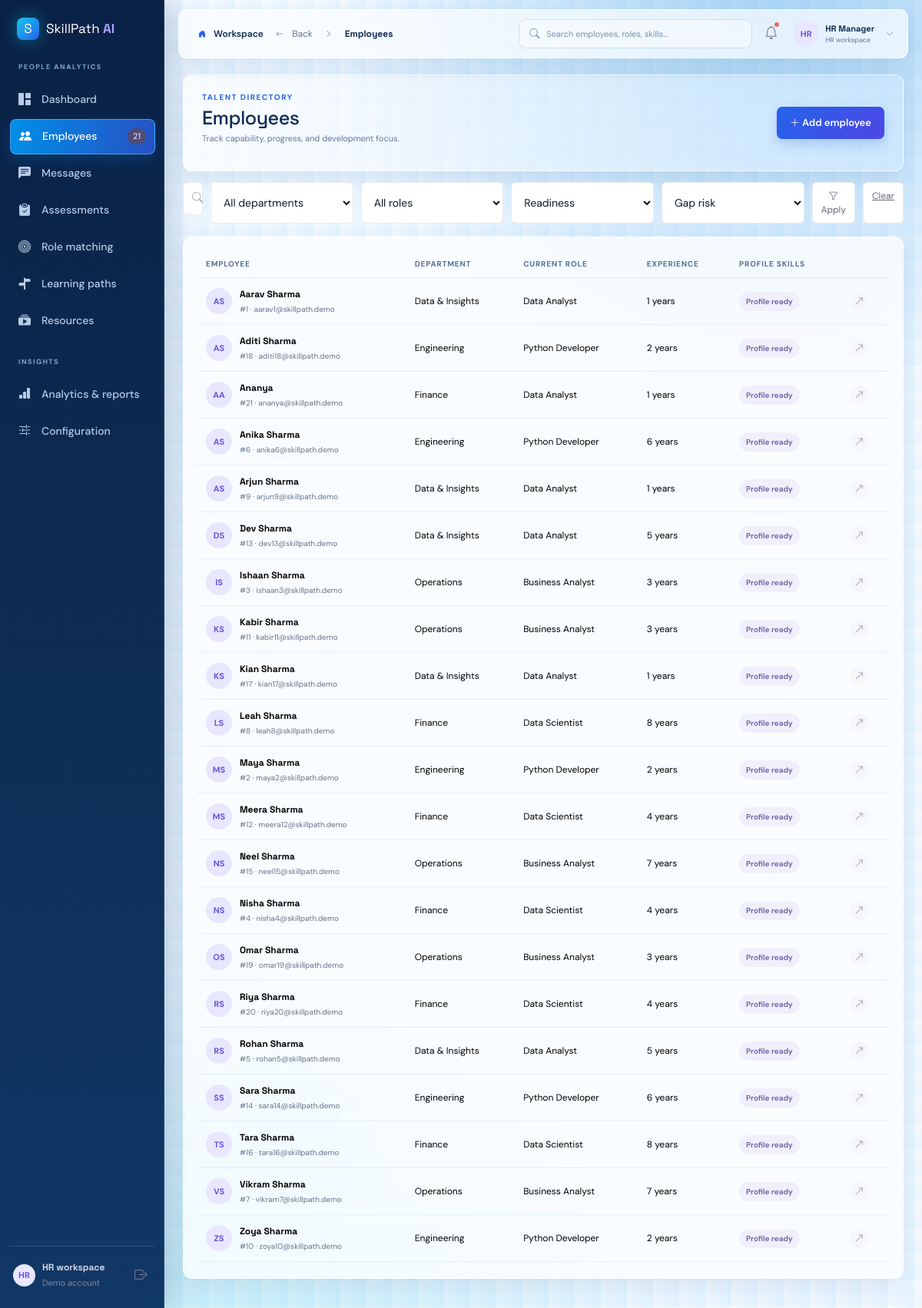
Page /employees on the earlier database version.
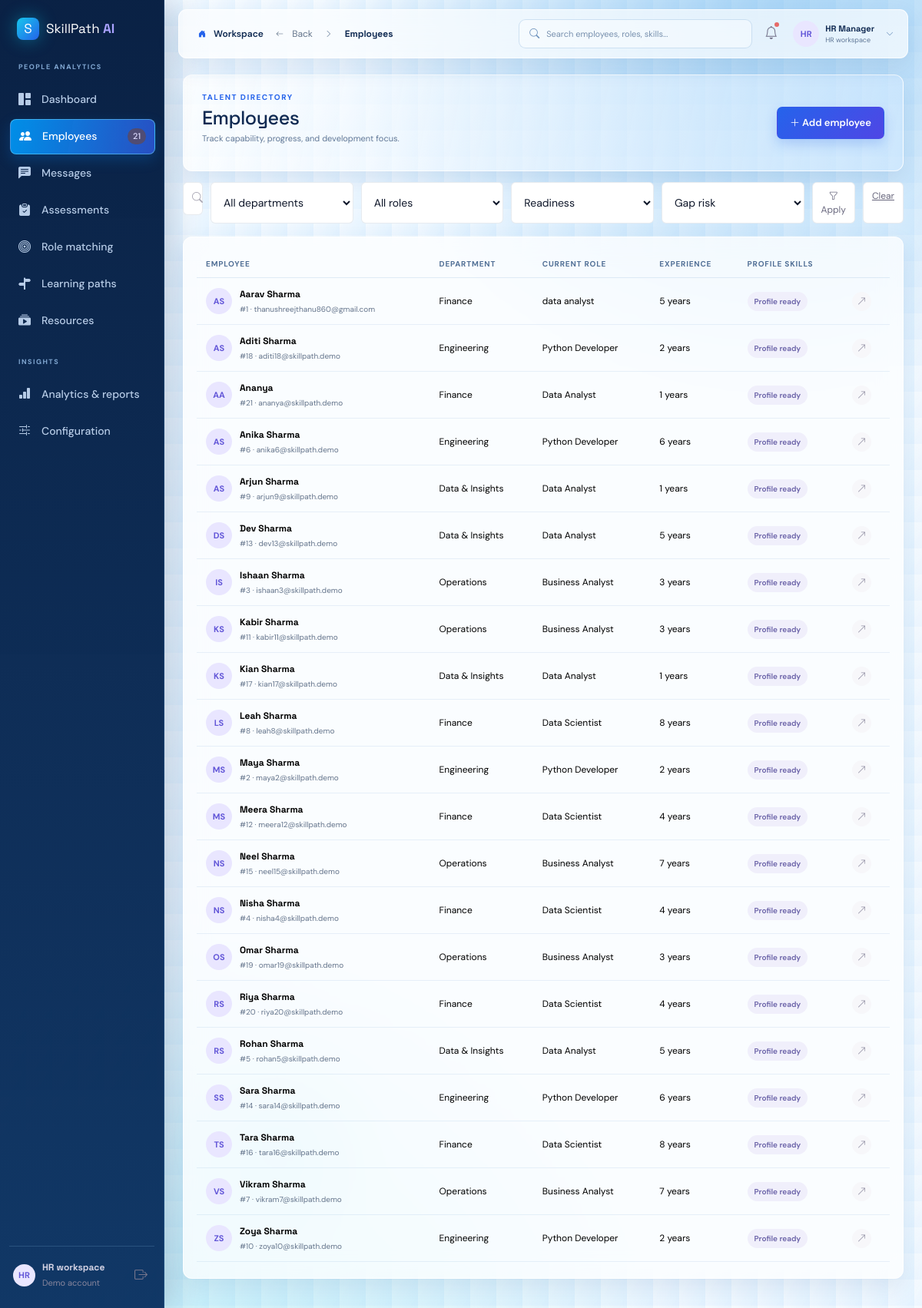
Same page on the later database version.
### tables this page shows
CREATE TABLE employees (id INTEGER PRIMARY KEY AUTOINCREMENT, name TEXT NOT NULL, email TEXT NOT NULL UNIQUE, department TEXT NOT NULL, experience INTEGER NOT NULL DEFAULT 1, profile TEXT DEFAULT '', created_at TEXT DEFAULT CURRENT_TIMESTAMP, current_role TEXT DEFAULT '', password_hash TEXT DEFAULT '');

### app.py (the view)
@app.route("/employees")
def employees():
    query = request.args.get("q", "").strip()
    department = request.args.get("department", "").strip()
    role = request.args.get("role", "").strip()
    readiness = request.args.get("readiness", "").strip()
    risk = request.args.get("risk", "").strip()
    conditions = ["(e.name LIKE ? OR e.email LIKE ? OR CAST(e.id AS TEXT) LIKE ? OR e.department LIKE ? OR e.current_role LIKE ?)"]
    params = [f"%{query}%"] * 5
    if department: conditions.append("e.department = ?"); params.append(department)
    if role: conditions.append("e.current_role = ?"); params.append(role)
    data = rows(f"SELECT e.* FROM employees e WHERE {' AND '.join(conditions)} ORDER BY e.name", params)
    default_role = row("SELECT id FROM roles ORDER BY id LIMIT 1")
    if default_role:
        evaluated = [(item, analyze(item["id"], default_role["id"])) for item in data]
        if readiness == "ready": evaluated = [(item, result) for item, result in evaluated if result["readiness"] >= 70]
        if readiness == "developing": evaluated = [(item, result) for item, result in evaluated if result["readiness"] < 70]
        if risk == "high": evaluated = [(item, result) for item, result in evaluated if result["critical"] > 0]
        if risk == "low": evaluated = [(item, result) for item, result in evaluated if result["critical"] == 0]
        data = [item for item, _ in evaluated]
    return render_template("employees.html", employees=data, query=query, filters={"department": department, "role": role, "readiness": readiness, "risk": risk}, departments=rows("SELECT DISTINCT department FROM employees ORDER BY department"), roles=rows("SELECT DISTINCT current_role AS name FROM employees WHERE current_role <> '' ORDER BY current_role"))

### app.py (called while the page is built)
@app.context_processor
def inject_globals():
    return {"nav_employee_count": row("SELECT COUNT(*) AS count FROM employees")["count"], "notifications": notifications_data()}

### database.py (called while the page is built)
def connect():
    DB_PATH.parent.mkdir(exist_ok=True)
    connection = sqlite3.connect(DB_PATH)
    connection.row_factory = sqlite3.Row
    connection.execute("PRAGMA foreign_keys = ON")
    return connection

def rows(query, params=()):
    db = connect()
    result = [dict(row) for row in db.execute(query, params).fetchall()]
    db.close()
    return result

def row(query, params=()):
    db = connect()
    result = db.execute(query, params).fetchone()
    db.close()
    return dict(result) if result else None

### services/analysis.py (called while the page is built)
def employee_skills(employee_id):
    return {item["name"]: item["proficiency"] for item in rows("SELECT s.name, es.proficiency FROM employee_skills es JOIN skills s ON s.id = es.skill_id WHERE es.employee_id = ?", (employee_id,))}

def role_skills(role_id):
    return rows("SELECT s.name, rs.required_level FROM role_skills rs JOIN skills s ON s.id = rs.skill_id WHERE rs.role_id = ? ORDER BY rs.required_level DESC", (role_id,))

### templates/employees.html
{% extends 'base.html' %}{% block title %}Employees{% endblock %}{% block content %}<div class="page-heading"><div><span class="eyebrow">TALENT DIRECTORY</span><h1>Employees</h1><p class="muted">Track capability, progress, and development focus.</p></div><a href="{{ url_for('add_employee') }}" class="btn btn-primary"><i class="bi bi-plus-lg"></i> Add employee</a></div><form class="toolbar" method="get"><div class="search-box"><i class="bi bi-search"></i><input name="q" value="{{ query }}" placeholder="Search name, ID, department, or role..."></div><select name="department" class="filter-select"><option value="">All departments</option>{% for item in departments %}<option value="{{ item.department }}" {{ 'selected' if filters.department == item.department }}>{{ item.department }}</option>{% endfor %}</select><select name="role" class="filter-select"><option value="">All roles</option>{% for item in roles %}<option value="{{ item.name }}" {{ 'selected' if filters.role == item.name }}>{{ item.name }}</option>{% endfor %}</select><select name="readiness" class="filter-select"><option value="">Readiness</option><option value="ready" {{ 'selected' if filters.readiness == 'ready' }}>5+ years / ready</option><option value="developing" {{ 'selected' if filters.readiness == 'developing' }}>Developing</option></select><select name="risk" class="filter-select"><option value="">Gap risk</option><option value="high" {{ 'selected' if filters.risk == 'high' }}>High risk</option><option value="low" {{ 'selected' if filters.risk == 'low' }}>Lower risk</option></select><button class="filter-btn" type="submit"><i class="bi bi-funnel"></i> Apply</button><a class="filter-btn" href="{{ url_for('employees') }}">Clear</a></form><div class="panel table-panel"><div class="table-responsive"><table class="table align-middle"><thead><tr><th>Employee</th><th>Department</th><th>Current role</th><th>Experience</th><th>Profile skills</th><th></th></tr></thead><tbody>{% for employee in employees %}<tr><td><div class="person"><div class="avatar">{{ employee.name[:1] }}{{ employee.name.split()[-1][:1] }}</div><div><strong>{{ employee.name }}</strong><small>#{{ employee.id }} · {{ employee.email }}</small></div></div></td><td>{{ employee.department }}</td><td>{{ employee.current_role or 'Unassigned' }}</td><td>{{ employee.experience }} years</td><td><span class="tag">Profile ready</span></td><td><a href="{{ url_for('employee_profile', employee_id=employee.id) }}" class="row-arrow"><i class="bi bi-arrow-up-right"></i></a></td></tr>{% else %}<tr><td colspan="6" class="text-center py-5 muted">No employees found. Try clearing your search or filters.</td></tr>{% endfor %}</tbody></table></div></div>{% endblock %}

Differences in the rows shown:
changed employees "Aarav Sharma": email "aarav1@skillpath.demo" → "thanushreejthanu860@gmail.com"; department "Data & Insights" → "Finance"; current_role "Data Analyst" → "data analyst"; experience "1" → "5"
